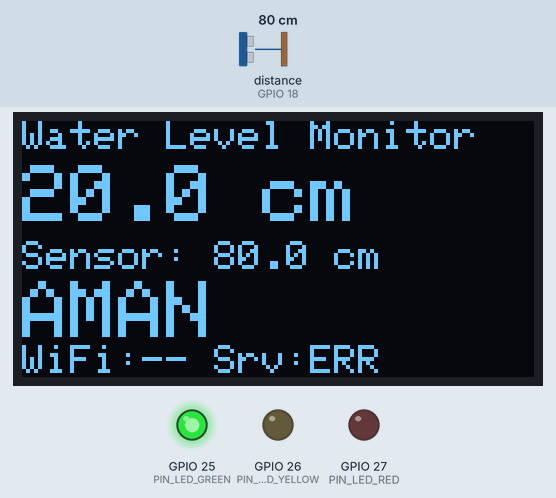
A sketch run on a simulated ESP32. Shown: 128×64 one-colour display, output pins drawn as LEDs (lit = HIGH). Wiring (from diagram.json): ultrasonic range finder: trigger GPIO 5; echo GPIO 18. Dashed ring = blinking. The test bench sets the inputs (shaded band); at power-on: distance to the obstacle (sensor on GPIO 18) 80 cm. The echo pulse lasts 58.3 µs per cm; WiFi joins after 1.5 s; servers stay silent unless stated; uploads are accepted with an empty reply; pins used as bus, display or sensor lines are not drawn; what the sketch prints to the serial monitor is not drawn.

Above: at 2.0 s.
2.1 s: distance to the obstacle (sensor on GPIO 18) set to 99 cm
At 3.8 s:
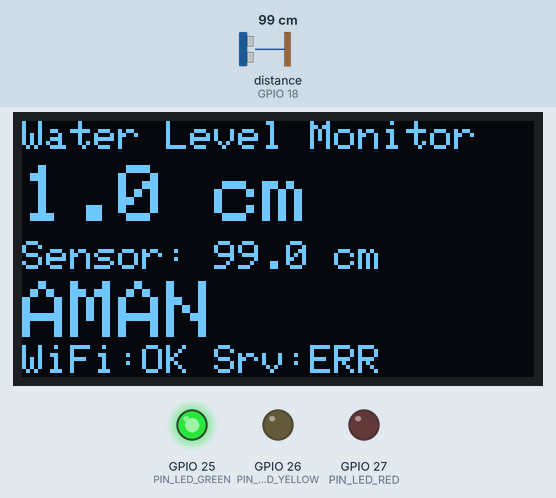
4.7 s: distance to the obstacle (sensor on GPIO 18) set to 109 cm
At 6.37 s:
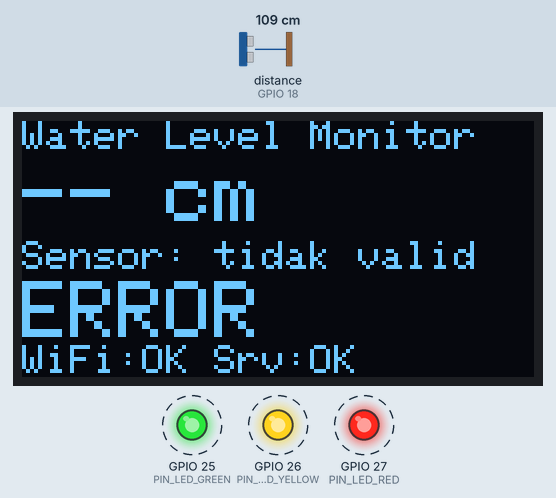
7.7 s: distance to the obstacle (sensor on GPIO 18) set to 2 cm
At 8.7 s:
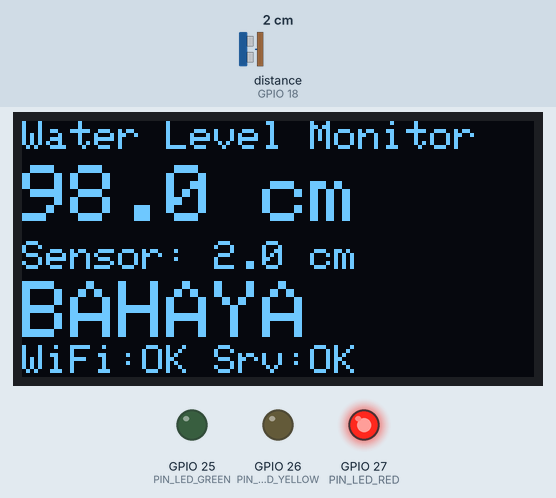
9.7 s: distance to the obstacle (sensor on GPIO 18) set to 27 cm
At 10.8 s:
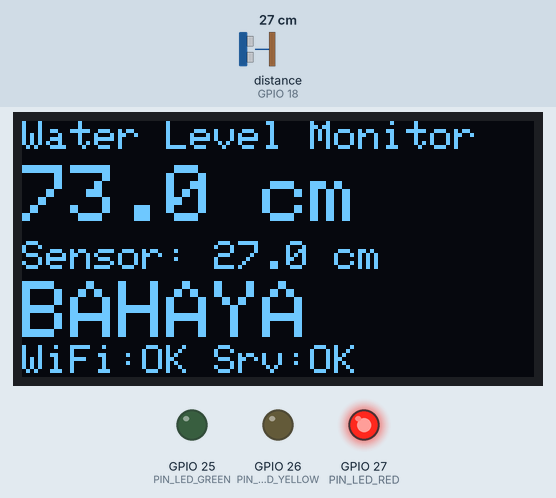
11.7 s: distance to the obstacle (sensor on GPIO 18) set to 33 cm
At 12.9 s:
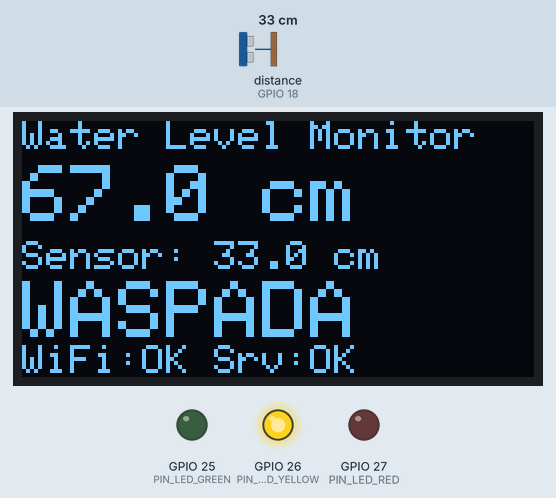
13.7 s: distance to the obstacle (sensor on GPIO 18) set to 58 cm
At 15.3 s:
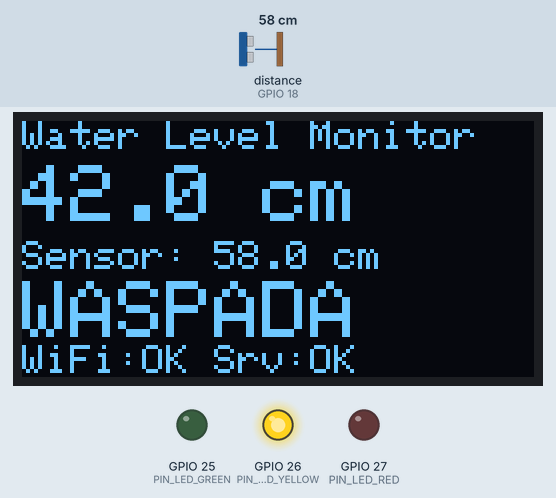
15.7 s: distance to the obstacle (sensor on GPIO 18) set to 66 cm
Timing chart, 0 to 18.7 s (numbered marks = the images above; inputs shaded):
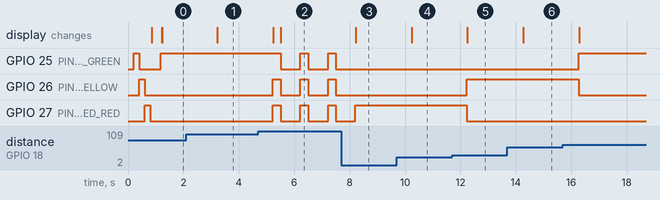

Measured:
- the behaviour switches between 103 and 104 cm on distance to the obstacle (sensor on GPIO 18) (found by bisection; images 1 and 2)
- the behaviour switches between 30 and 31 cm on distance to the obstacle (sensor on GPIO 18) (found by bisection; images 4 and 5)
- after the input at 2.1 s, the display: changes after 1.1 s (image 1)
- after the input at 4.7 s, GPIO 25 (PIN_LED_GREEN): alternates HIGH for 0.28 s and LOW for 0.72 s, starting after 0.81 s; GPIO 26 (PIN_LED_YELLOW), GPIO 27 (PIN_LED_RED): alternates HIGH for 0.28 s and LOW for 0.72 s, starting after 0.52 s; the display: first changes after 0.54 s (image 2 shows a later state)
- after the input at 7.7 s, GPIO 25 (PIN_LED_GREEN), GPIO 26 (PIN_LED_YELLOW): stops changing and stays LOW; GPIO 27 (PIN_LED_RED): goes on until 8.2 s, then stays HIGH; the display: changes after 0.52 s (image 3)
- after the input at 9.7 s, the display: changes after 0.54 s (image 4)
- after the input at 11.7 s, GPIO 26 (PIN_LED_YELLOW): LOW → HIGH after 0.53 s; GPIO 27 (PIN_LED_RED): HIGH → LOW after 0.53 s; the display: changes after 0.55 s (image 5)
- after the input at 13.7 s, the display: changes after 0.58 s (image 6)
- after the input at 15.7 s, GPIO 25 (PIN_LED_GREEN): LOW → HIGH after 0.57 s; GPIO 26 (PIN_LED_YELLOW): HIGH → LOW after 0.57 s

The sketch:

water_level_monitor.ino
```cpp
// =====================================================================
// Water Level Monitoring System - ESP32 + HC-SR04 + OLED SSD1306
// Indikator lokal (OLED + LED) selalu berjalan, walau WiFi/server mati.
// Pengaturan ada di config.h, kredensial ada di secrets.h.
// =====================================================================
#include <Arduino.h>
#include <WiFi.h>
#include <WiFiClientSecure.h>
#include <HTTPClient.h>
#include <Wire.h>
#include <Adafruit_GFX.h>
#include <Adafruit_SSD1306.h>
#include "config.h"

Adafruit_SSD1306 display(SCREEN_WIDTH, SCREEN_HEIGHT, &Wire, OLED_RESET);

// ---------------------- Variabel status global -----------------------
bool displayOk = false;

WaterStatus currentStatus  = STATUS_SENSOR_ERROR;
WaterStatus lastSentStatus = STATUS_SENSOR_ERROR;
NetState    serverState    = NET_UNKNOWN;

bool  measurementValid = false;   // true hanya jika pengukuran sah
float lastDistanceCm   = 0.0;
float lastWaterLevelCm = 0.0;

unsigned long lastReadMs        = 0;
unsigned long lastSendMs        = 0;
unsigned long lastWifiAttemptMs = 0;
bool firstReadDone = false;
bool everSent      = false;

// ---------------------------- Teks status ----------------------------
// Dipakai untuk JSON (konsisten dengan server)
const char* statusToJson(WaterStatus s) {
  switch (s) {
    case STATUS_AMAN:    return "AMAN";
    case STATUS_WASPADA: return "WASPADA";
    case STATUS_BAHAYA:  return "BAHAYA";
    default:             return "SENSOR_ERROR";
  }
}

// Dipakai untuk OLED (lebih pendek agar muat)
const char* statusToDisplay(WaterStatus s) {
  switch (s) {
    case STATUS_AMAN:    return "AMAN";
    case STATUS_WASPADA: return "WASPADA";
    case STATUS_BAHAYA:  return "BAHAYA";
    default:             return "ERROR";
  }
}

const char* serverStateText() {
  switch (serverState) {
    case NET_OK:   return "OK";
    case NET_FAIL: return "ERR";
    default:       return "-";
  }
}

// ------------------------------- LED ---------------------------------
void setLeds(bool green, bool yellow, bool red) {
  digitalWrite(PIN_LED_GREEN,  green  ? HIGH : LOW);
  digitalWrite(PIN_LED_YELLOW, yellow ? HIGH : LOW);
  digitalWrite(PIN_LED_RED,    red    ? HIGH : LOW);
}

// Dipanggil terus di loop() supaya kedipan saat ERROR berjalan mulus.
void updateLeds() {
  switch (currentStatus) {
    case STATUS_AMAN:    setLeds(true, false, false); break;
    case STATUS_WASPADA: setLeds(false, true, false); break;
    case STATUS_BAHAYA:  setLeds(false, false, true); break;
    default: {
      // Sensor error: ketiga LED berkedip bersamaan
      bool on = ((millis() / BLINK_INTERVAL_MS) % 2) == 0;
      setLeds(on, on, on);
    }
  }
}

void ledSelfTest() {
  setLeds(true, false, false);  delay(200);
  setLeds(false, true, false);  delay(200);
  setLeds(false, false, true);  delay(200);
  setLeds(false, false, false);
}

// ------------------------------ Sensor -------------------------------
// Satu kali pengukuran. Mengembalikan -1 jika timeout (tidak ada echo).
float readDistanceOnceCm() {
  digitalWrite(PIN_TRIG, LOW);
  delayMicroseconds(2);
  digitalWrite(PIN_TRIG, HIGH);
  delayMicroseconds(10);
  digitalWrite(PIN_TRIG, LOW);

  unsigned long duration = pulseIn(PIN_ECHO, HIGH, ECHO_TIMEOUT_US);
  if (duration == 0) return -1.0;               // timeout
  return duration * SOUND_CM_PER_US / 2.0;      // pulang-pergi -> dibagi 2
}

// Ambil beberapa sampel, buang yang tidak valid, lalu pakai MEDIAN
// (lebih tahan terhadap lonjakan noise dibanding rata-rata).
// Mengembalikan false jika sampel valid kurang dari MIN_VALID_SAMPLES.
bool readDistanceFiltered(float &distanceCm) {
  float valid[SAMPLE_COUNT];
  int n = 0;

  for (int i = 0; i < SAMPLE_COUNT; i++) {
    float d = readDistanceOnceCm();
    if (d >= SENSOR_MIN_CM && d <= SENSOR_MAX_CM) {
      valid[n++] = d;
    }
    delay(SAMPLE_GAP_MS);
  }

  if (n < MIN_VALID_SAMPLES) return false;

  // Urutkan (insertion sort, cukup untuk array kecil)
  for (int i = 1; i < n; i++) {
    float key = valid[i];
    int j = i - 1;
    while (j >= 0 && valid[j] > key) {
      valid[j + 1] = valid[j];
      j--;
    }
    valid[j + 1] = key;
  }

  if (n % 2 == 1) distanceCm = valid[n / 2];
  else            distanceCm = (valid[n / 2 - 1] + valid[n / 2]) / 2.0;
  return true;
}

// Hitung tinggi air & tentukan status dari jarak yang sudah valid.
WaterStatus evaluateStatus(float distanceCm, float &levelCm) {
  // Jarak jauh melebihi dasar wadah -> pembacaan tidak masuk akal
  if (distanceCm > CONTAINER_HEIGHT_CM + EMPTY_TOLERANCE_CM) {
    return STATUS_SENSOR_ERROR;
  }
  levelCm = CONTAINER_HEIGHT_CM - distanceCm;
  if (levelCm < 0) levelCm = 0;   // selisih kecil karena noise

  if (levelCm >= DANGER_LEVEL_CM)  return STATUS_BAHAYA;
  if (levelCm >= WARNING_LEVEL_CM) return STATUS_WASPADA;
  return STATUS_AMAN;
}

// Satu siklus: baca sensor -> hitung -> simpan ke variabel global.
void measure() {
  float distance = 0.0;
  float level = 0.0;

  if (!readDistanceFiltered(distance)) {
    measurementValid = false;
    currentStatus = STATUS_SENSOR_ERROR;
    Serial.println("[SENSOR] Tidak ada echo valid (timeout/di luar jangkauan)");
    return;
  }

  WaterStatus s = evaluateStatus(distance, level);
  if (s == STATUS_SENSOR_ERROR) {
    measurementValid = false;
    currentStatus = STATUS_SENSOR_ERROR;
    Serial.printf("[SENSOR] Jarak %.1f cm melebihi tinggi wadah, dianggap tidak valid\n", distance);
    return;
  }

  measurementValid = true;
  lastDistanceCm   = distance;
  lastWaterLevelCm = level;
  currentStatus    = s;
  Serial.printf("[SENSOR] jarak=%.1f cm | tinggi air=%.1f cm | status=%s\n",
                distance, level, statusToJson(s));
}

// ------------------------------- OLED --------------------------------
void drawDisplay() {
  if (!displayOk) return;

  display.clearDisplay();
  display.setTextColor(SSD1306_WHITE);

  display.setTextSize(1);
  display.setCursor(0, 0);
  display.print("Water Level Monitor");

  display.setTextSize(2);
  display.setCursor(0, 11);
  if (measurementValid) {
    display.print(lastWaterLevelCm, 1);
    display.print(" cm");
  } else {
    display.print("-- cm");
  }

  display.setTextSize(1);
  display.setCursor(0, 30);
  if (measurementValid) {
    display.print("Sensor: ");
    display.print(lastDistanceCm, 1);
    display.print(" cm");
  } else {
    display.print("Sensor: tidak valid");
  }

  display.setTextSize(2);
  display.setCursor(0, 40);
  display.print(statusToDisplay(currentStatus));

  display.setTextSize(1);
  display.setCursor(0, 56);
  display.print("WiFi:");
  display.print(WiFi.status() == WL_CONNECTED ? "OK" : "--");
  display.print(" Srv:");
  display.print(serverStateText());

  display.display();
}

// ------------------------------- WiFi --------------------------------
// Tidak memblokir: WiFi disambungkan di latar belakang.
void startWifi() {
  WiFi.mode(WIFI_STA);
  WiFi.begin(WIFI_SSID, WIFI_PASSWORD, WIFI_CHANNEL);
  lastWifiAttemptMs = millis();
  Serial.printf("[WIFI] Menyambung ke %s ...\n", WIFI_SSID);
}

void maintainWifi(unsigned long now) {
  if (WiFi.status() == WL_CONNECTED) return;
  if (now - lastWifiAttemptMs >= WIFI_RETRY_MS) {
    Serial.println("[WIFI] Belum tersambung, mencoba lagi...");
    WiFi.disconnect();
    WiFi.begin(WIFI_SSID, WIFI_PASSWORD, WIFI_CHANNEL);
    lastWifiAttemptMs = now;
  }
}

// ----------------------------- HTTP POST -----------------------------
// Membuat JSON. Jika pengukuran tidak valid, nilai dikirim sebagai null
// supaya server tidak menganggapnya data normal.
void buildPayload(char* buf, size_t len) {
  if (measurementValid) {
    snprintf(buf, len,
      "{\"device_id\":\"%s\",\"distance_cm\":%.1f,\"water_level_cm\":%.1f,"
      "\"status\":\"%s\",\"uptime_ms\":%lu}",
      DEVICE_ID, lastDistanceCm, lastWaterLevelCm,
      statusToJson(currentStatus), millis());
  } else {
    snprintf(buf, len,
      "{\"device_id\":\"%s\",\"distance_cm\":null,\"water_level_cm\":null,"
      "\"status\":\"%s\",\"uptime_ms\":%lu}",
      DEVICE_ID, statusToJson(currentStatus), millis());
  }
}

bool sendToServer(const char* payload) {
  if (WiFi.status() != WL_CONNECTED) {
    Serial.println("[HTTP] Lewati: WiFi belum tersambung");
    return false;
  }

  WiFiClient       plainClient;
  WiFiClientSecure secureClient;
  HTTPClient       http;

  bool useHttps = String(SERVER_URL).startsWith("https://");
  bool begun;
  if (useHttps) {
    secureClient.setInsecure();   // DEMO saja: sertifikat server tidak diverifikasi
    begun = http.begin(secureClient, SERVER_URL);
  } else {
    begun = http.begin(plainClient, SERVER_URL);
  }
  if (!begun) {
    Serial.println("[HTTP] URL tidak valid / gagal memulai koneksi");
    return false;
  }

  http.setConnectTimeout(HTTP_TIMEOUT_MS);
  http.setTimeout(HTTP_TIMEOUT_MS);
  http.addHeader("Content-Type", "application/json");
  http.addHeader("X-API-Key", API_KEY);

  int code = http.POST(String(payload));
  http.end();

  if (code >= 200 && code < 300) {
    Serial.printf("[HTTP] Terkirim, kode %d\n", code);
    return true;
  }
  // code negatif = error koneksi/timeout, positif = ditolak server
  Serial.printf("[HTTP] Gagal, kode %d\n", code);
  return false;
}

bool shouldSend(unsigned long now) {
  if (!everSent) return true;                          // kirim pertama
  if (currentStatus != lastSentStatus) return true;    // status berubah: kirim segera
  return (now - lastSendMs) >= SEND_INTERVAL_MS;       // kirim berkala
}

void handleSending() {
  char payload[200];
  buildPayload(payload, sizeof(payload));
  Serial.printf("[HTTP] Payload: %s\n", payload);

  bool ok = sendToServer(payload);

  // Dicatat walau gagal, supaya tidak mencoba terus-menerus tiap detik
  lastSendMs     = millis();
  lastSentStatus = currentStatus;
  everSent       = true;
  serverState    = ok ? NET_OK : NET_FAIL;
}

// ----------------------------- setup/loop ----------------------------
void setup() {
  Serial.begin(115200);
  delay(200);
  Serial.println("\n=== Water Level Monitoring System ===");

  pinMode(PIN_TRIG, OUTPUT);
  pinMode(PIN_ECHO, INPUT);
  digitalWrite(PIN_TRIG, LOW);
  pinMode(PIN_LED_GREEN,  OUTPUT);
  pinMode(PIN_LED_YELLOW, OUTPUT);
  pinMode(PIN_LED_RED,    OUTPUT);
  ledSelfTest();

  Wire.begin(PIN_SDA, PIN_SCL);
  displayOk = display.begin(SSD1306_SWITCHCAPVCC, OLED_ADDRESS);
  if (displayOk) {
    display.clearDisplay();
    display.setTextColor(SSD1306_WHITE);
    display.setTextSize(1);
    display.setCursor(0, 0);
    display.println("Water Level Monitor");
    display.println();
    display.println("Memulai...");
    display.display();
  } else {
    Serial.println("[OLED] Tidak terdeteksi, lanjut tanpa OLED");
  }

  startWifi();
}

void loop() {
  unsigned long now = millis();

  maintainWifi(now);

  if (!firstReadDone || (now - lastReadMs) >= READ_INTERVAL_MS) {
    firstReadDone = true;
    lastReadMs = now;

    // 1) Indikator lokal selalu diperbarui lebih dulu
    measure();
    updateLeds();
    drawDisplay();

    // 2) Baru kirim ke server (bisa memakan waktu bila jaringan lambat)
    if (shouldSend(now)) {
      handleSending();
      drawDisplay();   // perbarui status "Srv:" di OLED
    }
  }

  updateLeds();   // menjaga kedipan LED saat sensor error
  delay(10);
}
```

secrets.example.h
```cpp
#pragma once
// =====================================================================
// secrets.h : kredensial & alamat server.
// JANGAN di-commit ke GitHub / dibagikan di proyek Wokwi publik.
// Jika memakai Git, tambahkan "secrets.h" ke .gitignore dan simpan
// salinan kosongnya sebagai secrets.example.h.
// =====================================================================

// Kunci sederhana agar tidak sembarang orang bisa POST ke API kamu.
// Harus SAMA dengan WATER_API_KEY di server Python.
#define API_KEY "ganti-dengan-kunci-acak-milikmu"

// ---------------------------------------------------------------------
// Dipakai jika USE_WOKWI = 1
// Wokwi TIDAK bisa mengakses localhost komputermu (lihat penjelasan).
// Isi dengan salah satu:
//   a) URL publik dari tunnel, contoh: "https://abcd-1234.ngrok-free.app/api/water-level"
//   b) Private Gateway (berbayar): "http://host.wokwi.internal:8000/api/water-level"
// ---------------------------------------------------------------------
#define WOKWI_SERVER_URL "https://GANTI-DENGAN-URL-TUNNEL/api/water-level"

// ---------------------------------------------------------------------
// Dipakai jika USE_WOKWI = 0 (ESP32 fisik)
// WiFi harus 2.4 GHz. Gunakan IP LAN komputer server (bukan localhost).
// ---------------------------------------------------------------------
#define HOME_WIFI_SSID     "NAMA_WIFI_KAMU"
#define HOME_WIFI_PASSWORD "PASSWORD_WIFI_KAMU"
#define HOME_SERVER_URL    "http://192.168.1.10:8000/api/water-level"
```

config.h
```cpp
#pragma once
// =====================================================================
// config.h : semua pengaturan yang mungkin kamu ubah ada di file ini.
// =====================================================================
#include <Arduino.h>

// ---------------------------------------------------------------------
// 1. LINGKUNGAN
//    1 = simulator Wokwi, 0 = ESP32 fisik
// ---------------------------------------------------------------------
#define USE_WOKWI 1

// ---------------------------------------------------------------------
// 2. IDENTITAS PERANGKAT
// ---------------------------------------------------------------------
constexpr const char* DEVICE_ID = "wl-esp32-01";

// ---------------------------------------------------------------------
// 3. PIN (sama seperti rangkaian yang sudah berfungsi)
// ---------------------------------------------------------------------
constexpr uint8_t PIN_TRIG      = 5;
constexpr uint8_t PIN_ECHO      = 18;
constexpr uint8_t PIN_SDA       = 21;
constexpr uint8_t PIN_SCL       = 22;
constexpr uint8_t PIN_LED_GREEN  = 25;
constexpr uint8_t PIN_LED_YELLOW = 26;
constexpr uint8_t PIN_LED_RED    = 27;

// ---------------------------------------------------------------------
// 4. OLED SSD1306
// ---------------------------------------------------------------------
constexpr uint8_t SCREEN_WIDTH  = 128;
constexpr uint8_t SCREEN_HEIGHT = 64;
constexpr uint8_t OLED_ADDRESS  = 0x3C;   // sebagian modul memakai 0x3D
constexpr int8_t  OLED_RESET    = -1;     // -1 = tanpa pin reset

// ---------------------------------------------------------------------
// 5. WADAH & AMBANG STATUS AIR  (UBAH SESUAI WADAH KAMU)
//
//    Sensor dipasang di atas wadah, menghadap ke bawah.
//    CONTAINER_HEIGHT_CM = jarak sensor ke dasar wadah saat KOSONG.
//    Tinggi air = CONTAINER_HEIGHT_CM - jarak terbaca.
// ---------------------------------------------------------------------
constexpr float CONTAINER_HEIGHT_CM = 100.0;  // jarak sensor -> dasar wadah
constexpr float WARNING_LEVEL_CM    = 40.0;   // tinggi air >= ini  -> WASPADA
constexpr float DANGER_LEVEL_CM     = 70.0;   // tinggi air >= ini  -> BAHAYA

// Toleransi: jika jarak terbaca sedikit melebihi dasar wadah (noise),
// tinggi air dianggap 0. Jika melebihi toleransi, dianggap ERROR.
constexpr float EMPTY_TOLERANCE_CM  = 3.0;

// ---------------------------------------------------------------------
// 6. PEMBACAAN SENSOR HC-SR04
// ---------------------------------------------------------------------
constexpr uint8_t       SAMPLE_COUNT      = 5;       // jumlah sampel per pembacaan
constexpr uint8_t       MIN_VALID_SAMPLES = 3;       // minimal sampel valid
constexpr uint16_t      SAMPLE_GAP_MS     = 60;      // jeda antar sampel
constexpr unsigned long ECHO_TIMEOUT_US   = 30000UL; // batas tunggu echo (~5 m)
constexpr float         SENSOR_MIN_CM     = 2.0;     // batas bawah HC-SR04
constexpr float         SENSOR_MAX_CM     = 400.0;   // batas atas HC-SR04
constexpr float         SOUND_CM_PER_US   = 0.0343;  // kecepatan suara (~20 C)

// ---------------------------------------------------------------------
// 7. INTERVAL WAKTU
// ---------------------------------------------------------------------
constexpr unsigned long READ_INTERVAL_MS  = 1000;   // baca sensor tiap 1 detik
constexpr unsigned long SEND_INTERVAL_MS  = 5000;   // kirim ke server tiap 5 detik
                                                    // (juga langsung kirim saat status berubah)
constexpr unsigned long WIFI_RETRY_MS     = 15000;  // coba sambung ulang WiFi
constexpr unsigned long HTTP_TIMEOUT_MS   = 3000;   // timeout koneksi & respons HTTP
constexpr unsigned long BLINK_INTERVAL_MS = 500;    // kedip LED saat sensor error

// ---------------------------------------------------------------------
// 8. JARINGAN  (kredensial dibaca dari secrets.h)
// ---------------------------------------------------------------------
#include "secrets.h"

#if USE_WOKWI
  constexpr const char* WIFI_SSID     = "Wokwi-GUEST";  // WiFi virtual Wokwi
  constexpr const char* WIFI_PASSWORD = "";             // tanpa password
  constexpr int         WIFI_CHANNEL  = 6;              // mempercepat koneksi
  constexpr const char* SERVER_URL    = WOKWI_SERVER_URL;
#else
  constexpr const char* WIFI_SSID     = HOME_WIFI_SSID;
  constexpr const char* WIFI_PASSWORD = HOME_WIFI_PASSWORD;
  constexpr int         WIFI_CHANNEL  = 0;              // 0 = otomatis
  constexpr const char* SERVER_URL    = HOME_SERVER_URL;
#endif

// ---------------------------------------------------------------------
// 9. TIPE DATA (diletakkan di sini agar aman dari auto-prototype Arduino)
// ---------------------------------------------------------------------
enum WaterStatus {
  STATUS_AMAN,
  STATUS_WASPADA,
  STATUS_BAHAYA,
  STATUS_SENSOR_ERROR
};

enum NetState {
  NET_UNKNOWN,   // belum pernah mencoba kirim
  NET_OK,        // pengiriman terakhir berhasil
  NET_FAIL       // pengiriman terakhir gagal
};
```
